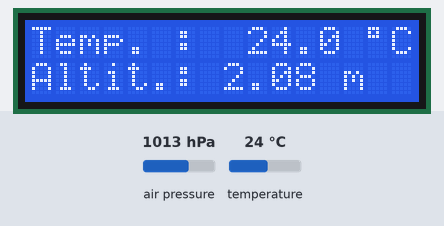
Recording of a sketch running on a simulated Arduino Uno, built with avr-gcc and run on an emulated ATmega328P. On the bench: 16×2 character LCD. The inputs (shaded band) are chosen by the test bench; at power-on: air pressure 1013 hPa, temperature 24 °C. What the sketch prints to the serial monitor is not drawn.

Above: at 1.2 s.
1.3 s: air pressure set to 952 hPa
At 4.1 s:
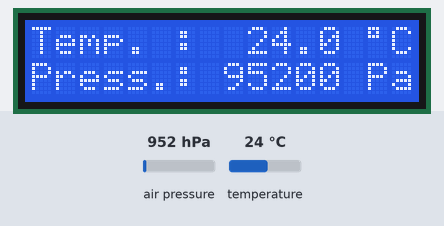
7.6 s: air pressure set to 1000 hPa
At 12.7 s:
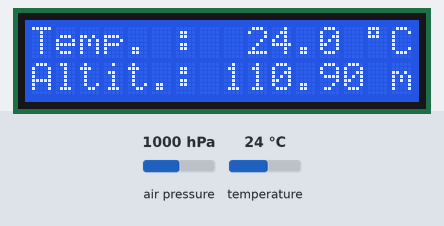
13.6 s: air pressure set to 975 hPa
At 15.9 s:
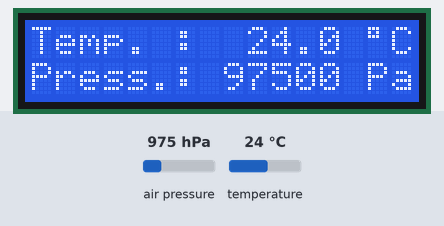
19.7 s: temperature set to 12 °C
At 22.3 s:
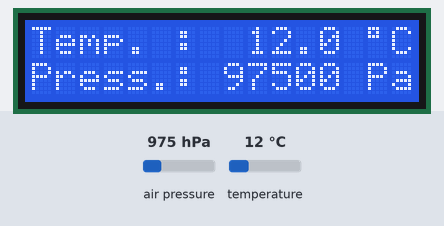
25.7 s: temperature set to 19 °C
At 28.7 s:
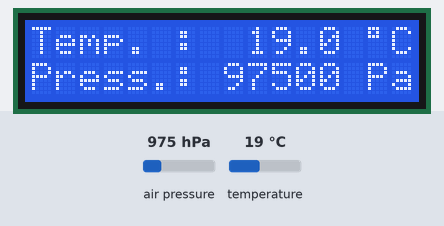
Timing chart, 0 to 30.2 s (numbered marks = the images above; inputs shaded):
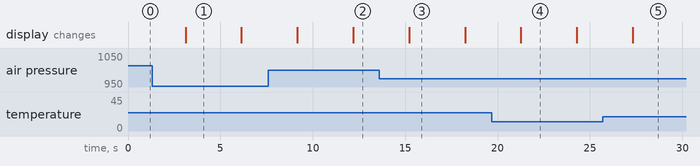

Measured:
- after the input at 1.3 s, the display: changes after 1.8 s (image 1)
- after the input at 7.6 s, the display: first changes after 1.6 s (image 2 shows a later state)
- after the input at 13.6 s, the display: changes after 1.6 s (image 3)
- after the input at 19.7 s, the display: changes after 1.6 s (image 4)
- after the input at 25.7 s, the display: changes after 1.6 s (image 5)
- what the display in image 1 shows lasts 3.0 s, from 3.1 s to 6.1 s

The sketch:

sketch_bmp_180.ino
```cpp
#include <Wire.h>
#include <Adafruit_BMP085.h>
#include <LiquidCrystal.h>

LiquidCrystal lcd(12,11, 5, 4, 3, 2);

Adafruit_BMP085 bmp180;

int mostrador = 0;

void setup()
{
  Serial.begin(9600);
  lcd.begin(16,2);
  if (!bmp180.begin())
  {
    Serial.println("Sensor nao encontrado !!");
    while (1) {}
  }
}

void loop()
{
   lcd.setCursor(0, 0);
   lcd.print("Temp. :  ");
   Serial.print("Temperatura : ");
   if ( bmp180.readTemperature() < 10)
   {
     lcd.print(" ");
     lcd.print(bmp180.readTemperature());
     Serial.print(bmp180.readTemperature());
     Serial.println(" C");
   }
   else
   {
     lcd.print(bmp180.readTemperature(),1);
     Serial.print(bmp180.readTemperature(),1);
     Serial.println(" C");
   }
   lcd.print(" ");
   lcd.print((char)223);
   lcd.print("C   ");

   if (mostrador == 0)
   {
     lcd.setCursor(0, 1);
     lcd.print("                ");
     lcd.setCursor(0, 1);
     lcd.print("Altit.: ");
     Serial.print("Altitude : ");
     lcd.print(bmp180.readAltitude());
     Serial.print(bmp180.readAltitude());
     Serial.println(" m");
     lcd.print(" m");
    }
   if (mostrador == 1)
   {
     lcd.setCursor(0, 1);
     lcd.print("                ");
     lcd.setCursor(0, 1);
     lcd.print("Press.: ");
     Serial.print("Pressao : ");
     lcd.print(bmp180.readPressure());
     Serial.print(bmp180.readPressure());
     Serial.println(" Pa");
     lcd.print(" Pa");
   }

   delay(3000);
   mostrador = !mostrador;
}
```
